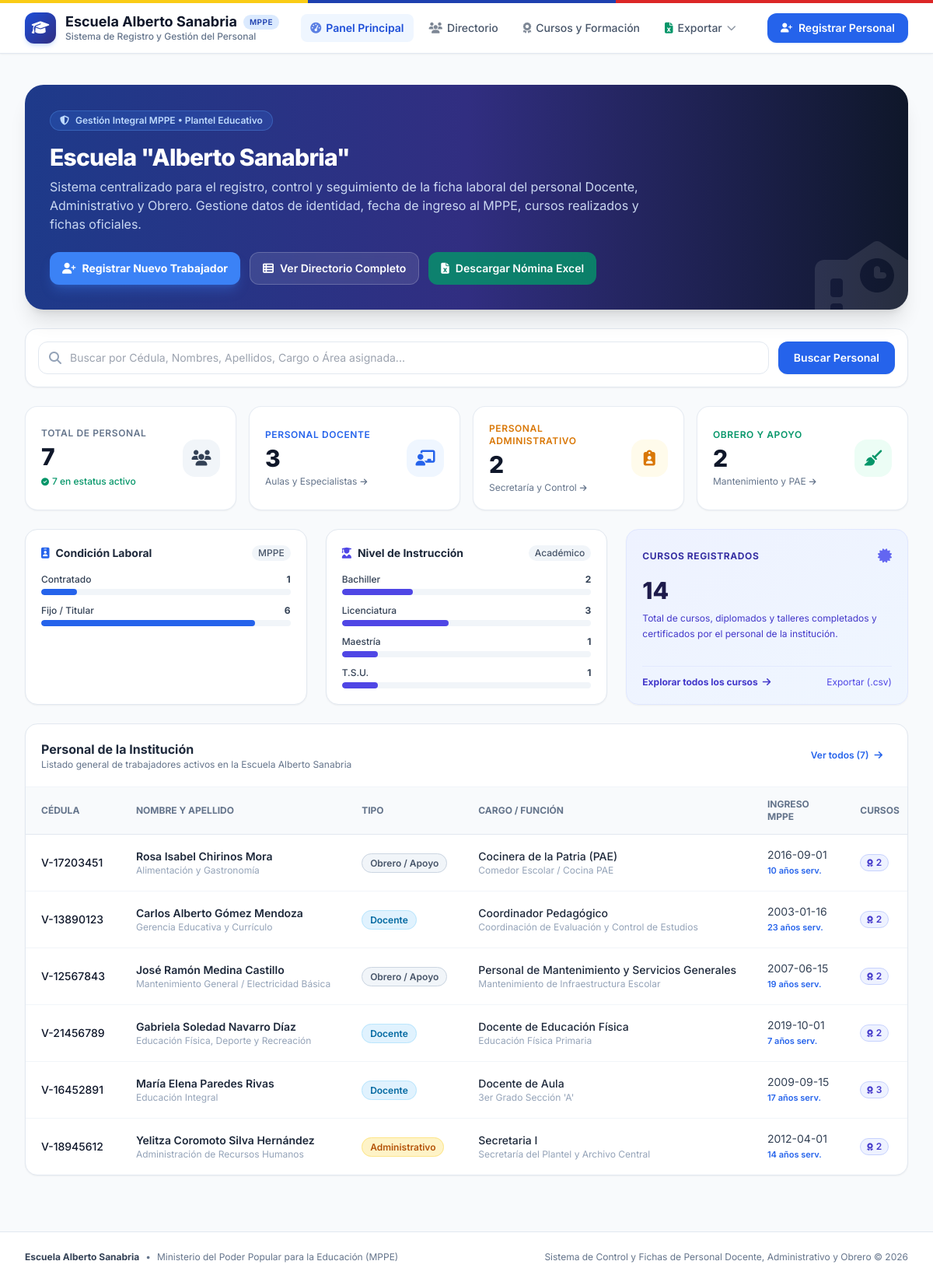
The page / on the database its author committed.
### tables this page shows
CREATE TABLE staff (
        id INTEGER PRIMARY KEY AUTOINCREMENT,
        nationality TEXT DEFAULT 'V',
        id_number TEXT UNIQUE NOT NULL,
        first_name TEXT NOT NULL,
        last_name TEXT NOT NULL,
        gender TEXT,
        birth_date TEXT,
        phone TEXT,
        email TEXT,
        address TEXT,
        category TEXT NOT NULL,          -- 'Docente', 'Administrativo', 'Obrero / Apoyo'
        position TEXT NOT NULL,          -- e.g. 'Docente de Aula', 'Secretaria', 'Aseador'
        mppe_entry_date TEXT NOT NULL,   -- YYYY-MM-DD
        school_entry_date TEXT,         -- YYYY-MM-DD
        employment_condition TEXT,       -- 'Fijo / Titular', 'Contratado', 'Interino', 'Suplente'
        shift TEXT,                      -- 'Mañana', 'Tarde', 'Integral / Doble turno'
        assigned_area TEXT,              -- e.g. '4to Grado B', 'Control de Estudio', 'Mantenimiento General'
        education_level TEXT,            -- 'Bachiller', 'Técnico Medio', 'T.S.U.', 'Licenciatura', 'Especialización', 'Maestría', 'Doctorado'
        specialization TEXT,             -- e.g. 'Educación Integral', 'Informática', 'Administración'
        status TEXT DEFAULT 'Activo',    -- 'Activo', 'Reposo Médico', 'Permiso', 'Comisión de Servicio', 'Jubilado'
        notes TEXT,
        created_at TIMESTAMP DEFAULT CURRENT_TIMESTAMP,
        updated_at TIMESTAMP DEFAULT CURRENT_TIMESTAMP
    );

### app.py (the view)
@app.route("/")
def index():
    stats = get_stats()
    recent_staff = get_all_staff()[:6]
    return render_template("index.html", stats=stats, recent_staff=recent_staff)

### templates/index.html (shortened to what this page needs)
{% extends "base.html" %}
{% block content %}
<div class="space-y-6">
    <div class="bg-gradient-to-r from-blue-900 via-indigo-900 to-slate-900 rounded-3xl p-6 sm:p-8 text-white shadow-xl relative overflow-hidden">
        <div class="absolute -right-10 -bottom-10 opacity-10 pointer-events-none">
            <i class="fa-solid fa-school text-9xl"></i>
        </div>
        <div class="relative z-10 max-w-3xl">
            <div class="inline-flex items-center space-x-2 bg-blue-500/20 backdrop-blur-md px-3 py-1 rounded-full text-xs font-semibold text-blue-200 border border-blue-400/30 mb-4">
                <i class="fa-solid fa-shield-halved"></i>
                <span>Gestión Integral MPPE • Plantel Educativo</span>
            </div>
            <h1 class="text-2xl sm:text-3xl font-extrabold tracking-tight">
                Escuela "Alberto Sanabria"
            </h1>
            <p class="mt-2 text-sm sm:text-base text-blue-100/90 leading-relaxed">
                Sistema centralizado para el registro, control y seguimiento de la ficha laboral del personal Docente, Administrativo y Obrero. Gestione datos de identidad, fecha de ingreso al MPPE, cursos realizados y fichas oficiales.
            </p>
            <div class="mt-6 flex flex-wrap gap-3">
                <a href="{{ url_for('staff_create') }}" class="inline-flex items-center px-4 py-2.5 rounded-xl text-sm font-bold bg-blue-500 hover:bg-blue-400 text-white shadow-lg shadow-blue-500/30 transition transform hover:-translate-y-0.5">
                    <i class="fa-solid fa-user-plus mr-2"></i>Registrar Nuevo Trabajador
                </a>
                <a href="{{ url_for('staff_list') }}" class="inline-flex items-center px-4 py-2.5 rounded-xl text-sm font-semibold bg-white/10 hover:bg-white/20 text-white backdrop-blur-md border border-white/20 transition">
                    <i class="fa-solid fa-table-list mr-2"></i>Ver Directorio Completo
                </a>
                <a href="{{ url_for('export_staff') }}" class="inline-flex items-center px-4 py-2.5 rounded-xl text-sm font-semibold bg-emerald-600/80 hover:bg-emerald-600 text-white backdrop-blur-md transition">
                    <i class="fa-solid fa-file-excel mr-2"></i>Descargar Nómina Excel
                </a>
            </div>
        </div>
    </div>
    <div class="bg-white rounded-2xl p-4 shadow-sm border border-slate-200">
        <form action="{{ url_for('staff_list') }}" method="GET" class="flex flex-col sm:flex-row gap-3">
            <div class="relative flex-grow">
                <div class="absolute inset-y-0 left-0 pl-3.5 flex items-center pointer-events-none text-slate-400">
                </div>
                <input type="text" name="search" placeholder="Buscar por Cédula, Nombres, Apellidos, Cargo o Área asignada..."
                       class="w-full pl-10 pr-4 py-2.5 rounded-xl border border-slate-200 focus:outline-none focus:ring-2 focus:ring-blue-500 focus:border-blue-500 text-sm">
            </div>
            <button type="submit" class="px-5 py-2.5 bg-blue-600 hover:bg-blue-700 text-white text-sm font-semibold rounded-xl shadow-sm transition flex items-center justify-center">
                <span>Buscar Personal</span>
            </button>
        </form>
    </div>
    <div class="grid grid-cols-1 sm:grid-cols-2 lg:grid-cols-4 gap-4">
        <div class="bg-white rounded-2xl p-5 border border-slate-200/80 shadow-sm flex items-center justify-between">
            <div>
                <p class="text-xs font-semibold text-slate-500 uppercase tracking-wider">Total de Personal</p>
                <h3 class="text-2xl sm:text-3xl font-extrabold text-slate-900 mt-1">{{ stats.total_staff }}</h3>
                <span class="inline-flex items-center text-xs font-medium text-emerald-600 mt-1">
                    <i class="fa-solid fa-circle-check mr-1 text-[10px]"></i>{{ stats.total_activos }} en estatus activo
                </span>
            </div>
            <div class="w-12 h-12 rounded-2xl bg-slate-100 flex items-center justify-center text-slate-700 text-xl">
                <i class="fa-solid fa-users"></i>
            </div>
        </div>
        <a href="{{ url_for('staff_list', category='Docente') }}" class="bg-white rounded-2xl p-5 border border-slate-200/80 shadow-sm flex items-center justify-between hover:border-blue-300 hover:shadow-md transition group">
            <div>
                <p class="text-xs font-semibold text-blue-600 uppercase tracking-wider">Personal Docente</p>
                <h3 class="text-2xl sm:text-3xl font-extrabold text-slate-900 mt-1">{{ stats.total_docentes }}</h3>
                <span class="text-xs text-slate-500 group-hover:text-blue-600 transition flex items-center mt-1">
                    Aulas y Especialistas <i class="fa-solid fa-arrow-right ml-1 text-[10px]"></i>
                </span>
            </div>
            <div class="w-12 h-12 rounded-2xl bg-blue-50 text-blue-600 flex items-center justify-center text-xl group-hover:scale-110 transition-transform">
                <i class="fa-solid fa-chalkboard-user"></i>
            </div>
        </a>
        <a href="{{ url_for('staff_list', category='Administrativo') }}" class="bg-white rounded-2xl p-5 border border-slate-200/80 shadow-sm flex items-center justify-between hover:border-amber-300 hover:shadow-md transition group">
            <div>
                <p class="text-xs font-semibold text-amber-600 uppercase tracking-wider">Personal Administrativo</p>
                <h3 class="text-2xl sm:text-3xl font-extrabold text-slate-900 mt-1">{{ stats.total_administrativos }}</h3>
                <span class="text-xs text-slate-500 group-hover:text-amber-600 transition flex items-center mt-1">
                    Secretaría y Control <i class="fa-solid fa-arrow-right ml-1 text-[10px]"></i>
                </span>
            </div>
            <div class="w-12 h-12 rounded-2xl bg-amber-50 text-amber-600 flex items-center justify-center text-xl group-hover:scale-110 transition-transform">
                <i class="fa-solid fa-clipboard-user"></i>
            </div>
        </a>
        <a href="{{ url_for('staff_list', category='Obrero / Apoyo') }}" class="bg-white rounded-2xl p-5 border border-slate-200/80 shadow-sm flex items-center justify-between hover:border-emerald-300 hover:shadow-md transition group">
            <div>
                <p class="text-xs font-semibold text-emerald-600 uppercase tracking-wider">Obrero y Apoyo</p>
                <h3 class="text-2xl sm:text-3xl font-extrabold text-slate-900 mt-1">{{ stats.total_obreros }}</h3>
                <span class="text-xs text-slate-500 group-hover:text-emerald-600 transition flex items-center mt-1">
                    Mantenimiento y PAE <i class="fa-solid fa-arrow-right ml-1 text-[10px]"></i>
                </span>
            </div>
            <div class="w-12 h-12 rounded-2xl bg-emerald-50 text-emerald-600 flex items-center justify-center text-xl group-hover:scale-110 transition-transform">
                <i class="fa-solid fa-broom"></i>
            </div>
        </a>
    </div>
    <div class="grid grid-cols-1 lg:grid-cols-3 gap-6">
        <div class="bg-white rounded-2xl p-5 border border-slate-200 shadow-sm">
            <div class="flex items-center justify-between mb-4">
                <h2 class="font-bold text-slate-800 text-sm flex items-center">
                    <i class="fa-solid fa-id-badge text-blue-600 mr-2"></i>Condición Laboral
                </h2>
                <span class="text-xs bg-slate-100 text-slate-600 px-2 py-0.5 rounded-full font-medium">MPPE</span>
            </div>
            <div class="space-y-3">
                {% for cond, count in stats.by_condition.items() %}
                <div>
                    <div class="flex justify-between text-xs font-medium text-slate-700 mb-1">
                        <span>{{ cond }}</span>
                        <span class="font-bold">{{ count }}</span>
                    </div>
                    <div class="w-full bg-slate-100 rounded-full h-2 overflow-hidden">
                        <div class="bg-blue-600 h-2 rounded-full" style="width: {{ (count / stats.total_staff * 100)|round(1) if stats.total_staff > 0 else 0 }}%"></div>
                    </div>
                </div>
                {% endfor %}
            </div>
        </div>
        <div class="bg-white rounded-2xl p-5 border border-slate-200 shadow-sm">
            <div class="flex items-center justify-between mb-4">
                <h2 class="font-bold text-slate-800 text-sm flex items-center">
                    <i class="fa-solid fa-user-graduate text-indigo-600 mr-2"></i>Nivel de Instrucción
                </h2>
                <span class="text-xs bg-slate-100 text-slate-600 px-2 py-0.5 rounded-full font-medium">Académico</span>
            </div>
            <div class="space-y-3">
                {% for edu, count in stats.by_education.items() %}
                <div>
                    <div class="flex justify-between text-xs font-medium text-slate-700 mb-1">
                        <span>{{ edu }}</span>
                        <span class="font-bold">{{ count }}</span>
                    </div>
                    <div class="w-full bg-slate-100 rounded-full h-2 overflow-hidden">
                        <div class="bg-indigo-600 h-2 rounded-full" style="width: {{ (count / stats.total_staff * 100)|round(1) if stats.total_staff > 0 else 0 }}%"></div>
                    </div>
                </div>
                {% endfor %}
            </div>
        </div>
        <div class="bg-gradient-to-br from-indigo-50 to-blue-50 rounded-2xl p-5 border border-indigo-100 shadow-sm flex flex-col justify-between">
            <div>
                <div class="flex items-center justify-between mb-3">
                    <span class="text-xs font-bold uppercase tracking-wider text-indigo-800">Cursos Registrados</span>
                    <i class="fa-solid fa-certificate text-indigo-500 text-lg"></i>
                </div>
                <h3 class="text-3xl font-extrabold text-indigo-950">{{ stats.total_courses }}</h3>
                <p class="text-xs text-indigo-700 mt-2 leading-relaxed">
                    Total de cursos, diplomados y talleres completados y certificados por el personal de la institución.
                </p>
            </div>
            <div class="mt-4 pt-3 border-t border-indigo-100/80 flex items-center justify-between">
                <a href="{{ url_for('courses_list') }}" class="text-xs font-bold text-indigo-700 hover:text-indigo-900 flex items-center">
                    Explorar todos los cursos <i class="fa-solid fa-arrow-right ml-1.5"></i>
                </a>
                <a href="{{ url_for('export_courses') }}" class="text-xs text-indigo-600 hover:underline">
                    Exportar (.csv)
                </a>
            </div>
        </div>
    </div>
    <div class="bg-white rounded-2xl border border-slate-200 shadow-sm overflow-hidden">
        <div class="p-5 border-b border-slate-100 flex flex-col sm:flex-row sm:items-center justify-between gap-3">
            <div>
                <h2 class="font-bold text-slate-800 text-base">Personal de la Institución</h2>
                <p class="text-xs text-slate-500">Listado general de trabajadores activos en la Escuela Alberto Sanabria</p>
            </div>
            <div class="flex items-center space-x-2">
                <a href="{{ url_for('staff_list') }}" class="text-xs font-semibold text-blue-600 hover:text-blue-800 px-3 py-1.5 rounded-lg hover:bg-blue-50 transition">
                    Ver todos ({{ stats.total_staff }}) <i class="fa-solid fa-arrow-right ml-1"></i>
                </a>
            </div>
        </div>
        <div class="overflow-x-auto">
            <table class="w-full text-left text-sm text-slate-600">
                <thead class="bg-slate-50 text-xs uppercase font-semibold text-slate-500 border-b border-slate-200">
                    <tr>
                        <th class="px-5 py-3.5">Cédula</th>
                        <th class="px-5 py-3.5">Nombre y Apellido</th>
                        <th class="px-5 py-3.5">Tipo</th>
                        <th class="px-5 py-3.5">Cargo / Función</th>
                        <th class="px-5 py-3.5">Ingreso MPPE</th>
                        <th class="px-5 py-3.5">Cursos</th>
                    </tr>
                </thead>
                <tbody class="divide-y divide-slate-100 font-normal">
                    {% for s in recent_staff %}
                    <tr class="hover:bg-slate-50/80 transition">
                        <td class="px-5 py-4 whitespace-nowrap font-medium text-slate-900">
                            {{ s.nationality }}-{{ s.id_number }}
                        </td>
                        <td class="px-5 py-4 whitespace-nowrap">
                            <div class="font-semibold text-slate-800">{{ s.first_name }} {{ s.last_name }}</div>
                            <div class="text-xs text-slate-400">{{ s.specialization or s.education_level or 'Sin especificar' }}</div>
                        </td>
                        <td class="px-5 py-4 whitespace-nowrap">
                            {% if s.category == 'Docente' %}
                                <span class="px-2.5 py-1 rounded-full text-xs font-semibold badge-docente">Docente</span>
                            {% elif s.category == 'Administrativo' %}
                                <span class="px-2.5 py-1 rounded-full text-xs font-semibold badge-administrativo">Administrativo</span>
                            {% else %}
                                <span class="px-2.5 py-1 rounded-full text-xs font-semibold badge-obrero">Obrero / Apoyo</span>
                            {% endif %}
                        </td>
                        <td class="px-5 py-4 whitespace-nowrap">
                            <div class="text-slate-800 font-medium">{{ s.position }}</div>
                            <div class="text-xs text-slate-400">{{ s.assigned_area or 'Sin área fija' }}</div>
                        </td>
                        <td class="px-5 py-4 whitespace-nowrap">
                            <span class="text-slate-700">{{ s.mppe_entry_date }}</span>
                            <span class="block text-[11px] text-blue-600 font-semibold">{{ s.years_of_service }} años serv.</span>
                        </td>
                        <td class="px-5 py-4 whitespace-nowrap">
                            <span class="inline-flex items-center px-2 py-0.5 rounded-full text-xs font-semibold bg-indigo-50 text-indigo-700 border border-indigo-200">
                                <i class="fa-solid fa-award mr-1 text-[10px]"></i>{{ s.course_count }}
                            </span>
                        </td>
                    </tr>
                    {% endfor %}
                </tbody>
            </table>
        </div>
    </div>
</div>
{% endblock %}

### rows shown on the page
staff: employment_condition "Fijo / Titular", id "6", nationality "V", id_number "17203451", first_name "Rosa Isabel", last_name "Chirinos Mora", specialization "Alimentación y Gastronomía", category "Obrero / Apoyo", position "Cocinera de la Patria (PAE)", assigned_area "Comedor Escolar / Cocina PAE", mppe_entry_date "2016-09-01", years_of_service "10", course_count "2"
staff: education_level "Licenciatura", id "3", nationality "V", id_number "21456789", first_name "Gabriela Soledad", last_name "Navarro Díaz", specialization "Educación Física, Deporte y Recreación", category "Docente", position "Docente de Educación Física", assigned_area "Educación Física Primaria", mppe_entry_date "2019-10-01", years_of_service "7", course_count "2"
staff: nationality "V", id_number "13890123", first_name "Carlos Alberto", last_name "Gómez Mendoza", specialization "Gerencia Educativa y Currículo", category "Docente", position "Coordinador Pedagógico", assigned_area "Coordinación de Evaluación y Control de Estudios", mppe_entry_date "2003-01-16", years_of_service "23", course_count "2"
staff: nationality "V", id_number "12567843", first_name "José Ramón", last_name "Medina Castillo", specialization "Mantenimiento General / Electricidad Básica", category "Obrero / Apoyo", position "Personal de Mantenimiento y Servicios Generales", assigned_area "Mantenimiento de Infraestructura Escolar", mppe_entry_date "2007-06-15", years_of_service "19", course_count "2"
staff: nationality "V", id_number "16452891", first_name "María Elena", last_name "Paredes Rivas", specialization "Educación Integral", category "Docente", position "Docente de Aula", assigned_area "3er Grado Sección 'A'", mppe_entry_date "2009-09-15", years_of_service "17", course_count "3"
staff: nationality "V", id_number "18945612", first_name "Yelitza Coromoto", last_name "Silva Hernández", specialization "Administración de Recursos Humanos", category "Administrativo", position "Secretaria I", assigned_area "Secretaría del Plantel y Archivo Central", mppe_entry_date "2012-04-01", years_of_service "14", course_count "2"

### other values the page prints
{{ stats.total_staff }} "7"
{{ stats.total_activos }} "7"
{{ stats.total_docentes }} "3"
{{ stats.total_administrativos }} "2"
{{ stats.total_obreros }} "2"
{{ cond }} "Contratado"
{{ count }} "1"
{{ edu }} "Bachiller" "Maestría" "T.S.U."
{{ count }} "2" "1" "1"
{{ stats.total_courses }} "14"
